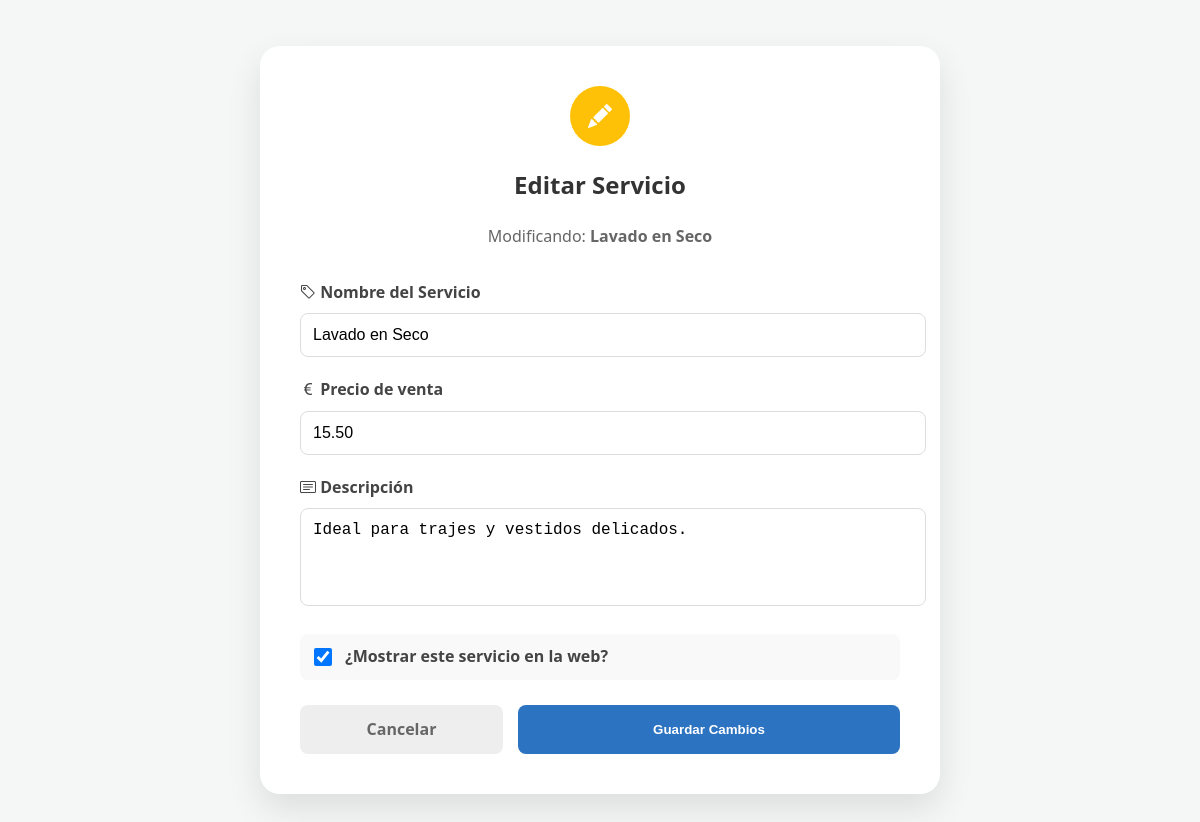
The page /admin/editar-servicio.php?id=1 (signed in) on the database its author committed.
### tables this page shows
CREATE TABLE `servicios` (
  `id` int(11) NOT NULL,
  `nombre` varchar(100) NOT NULL,
  `descripcion` text DEFAULT NULL,
  `precio` decimal(10,2) NOT NULL,
  `imagen` varchar(255) DEFAULT NULL,
  `activo` tinyint(1) DEFAULT 1
);

### admin/editar-servicio.php (the view, shortened to what this page needs)
<?php
include '../includes/db.php';
$id = $_GET['id'];
$query = "SELECT * FROM servicios WHERE id = $id";
$resultado = mysqli_query($conexion, $query);
$servicio = mysqli_fetch_assoc($resultado);
?>
<!DOCTYPE html>
<html lang="es">
<head>
    <link rel="stylesheet" href="../css/style.css">
    <link rel="stylesheet" href="https://cdn.jsdelivr.net/npm/bootstrap-icons@1.11.1/font/bootstrap-icons.css">
</head>
<body style="background: #f4f7f6; min-height: 100vh; display: flex; align-items: center; justify-content: center; padding: 20px;">
    <div style="width: 100%; max-width: 600px; background: white; padding: 40px; border-radius: 20px; box-shadow: 0 15px 35px rgba(0,0,0,0.1);">
        <div style="text-align: center; margin-bottom: 30px;">
            <div style="background: #ffc107; width: 60px; height: 60px; border-radius: 50%; display: flex; align-items: center; justify-content: center; margin: 0 auto 15px;">
                <i class="bi bi-pencil-fill" style="color: white; font-size: 1.5rem;"></i>
            </div>
            <h2 class="color-azul negrita">Editar Servicio</h2>
            <p style="color: #666;">Modificando: <strong><?php echo $servicio['nombre']; ?></strong></p>
        </div>
        <form method="POST">
            <div style="margin-bottom: 20px;">
                <label style="display: block; margin-bottom: 8px; font-weight: bold; color: #444;">
                    <i class="bi bi-tag"></i> Nombre del Servicio
                </label>
                <input type="text" name="nombre" value="<?php echo $servicio['nombre']; ?>" required
                       style="width: 100%; padding: 12px; border: 1px solid #ddd; border-radius: 8px; font-size: 1rem;">
            </div>
            <div style="margin-bottom: 20px;">
                <label style="display: block; margin-bottom: 8px; font-weight: bold; color: #444;">
                    <i class="bi bi-currency-euro"></i> Precio de venta
                </label>
                <input type="number" step="0.01" name="precio" value="<?php echo $servicio['precio']; ?>" required
                       style="width: 100%; padding: 12px; border: 1px solid #ddd; border-radius: 8px; font-size: 1rem;">
            </div>
            <div style="margin-bottom: 20px;">
                <label style="display: block; margin-bottom: 8px; font-weight: bold; color: #444;">
                    <i class="bi bi-card-text"></i> Descripción
                </label>
                <textarea name="descripcion" rows="4"
                          style="width: 100%; padding: 12px; border: 1px solid #ddd; border-radius: 8px; font-size: 1rem; resize: none;"><?php echo $servicio['descripcion']; ?></textarea>
            </div>
            <div style="margin-bottom: 25px; padding: 10px; background: #f9f9f9; border-radius: 8px;">
                <label style="cursor: pointer; display: flex; align-items: center; gap: 10px; font-weight: bold; color: #444;">
                    <input type="checkbox" name="activo" style="width: 18px; height: 18px;" <?php echo $servicio['activo'] ? 'checked' : ''; ?>>
                    ¿Mostrar este servicio en la web?
                </label>
            </div>
            <div style="display: flex; gap: 15px;">
                <a href="gestionar-servicios.php" class="btn-lavandi"
                   style="flex: 1; text-align: center; background: #eee; color: #666; text-decoration: none; padding: 12px; border-radius: 8px; font-weight: bold;">
                    Cancelar
                </a>
                <button type="submit" name="actualizar" class="btn-lavandi boton-azul-relleno"
                        style="flex: 2; border: none; cursor: pointer; padding: 12px; border-radius: 8px; font-weight: bold;">
                    Guardar Cambios
                </button>
            </div>
        </form>
    </div>
</body>
</html>

### css/style.css (style rules this page uses)
:root { --azul-lavandi: #2c74c2; --azul-oscuro: #0b1146; --amarillo-lavandi: #ffc107; --fondo-gris: #f8f9fa; --blanco: #ffffff; }
body { display: flex; flex-direction: column; min-height: 93vh; margin: 0; }
body { font-family: 'Segoe UI', Arial, sans-serif; margin: 0; color: #333; line-height: 1.6; background-color: var(--blanco); }
.negrita { font-weight: bold; }
.btn-lavandi { padding: 14px 30px; border-radius: 8px; text-decoration: none; font-weight: bold; transition: 0.3s; display: inline-block; border: none; cursor: pointer; }
.boton-azul-relleno, .boton-accion { background: var(--azul-lavandi); color: var(--blanco); }

### rows shown on the page
servicios: nombre "Lavado en Seco", precio "15.50", descripcion "Ideal para trajes y vestidos delicados.", activo "☑"
